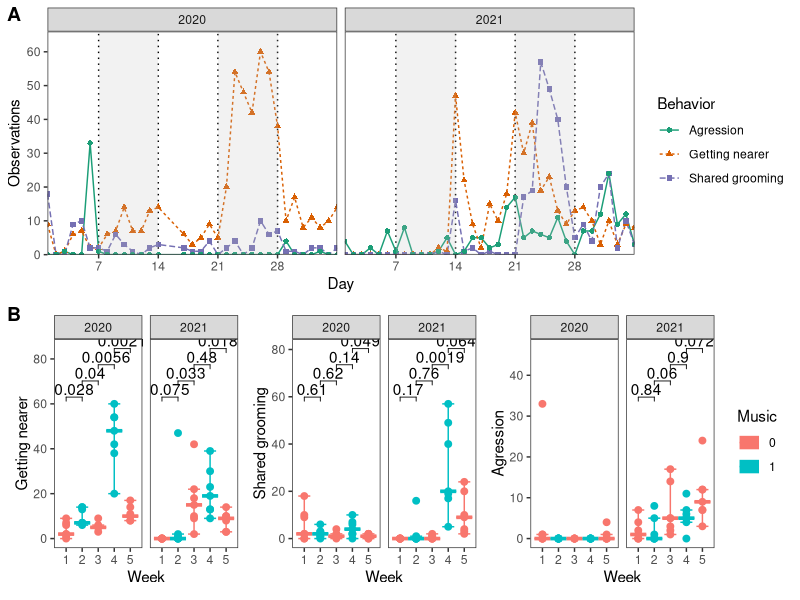

R code for this plot:
#Load libraries. Install them with install.packages() if not found
library("ggplot2")
library("patchwork")
library("tidyverse")
library("ggpubr")

#Read data
readfile <- read.csv("rooks.csv", row.names = 1,sep=";",header=F)
obs<-as.data.frame(t(readfile))
obs$Music <- as.factor(obs$Music)
obs$Year <- as.factor(obs$Year)

#Reshape and filter
obs_l <- pivot_longer(obs, -c(Day, Week, Year, Music), values_to = "Observations", names_to = "Behavior")
social <- c("Getting nearer", "Shared grooming", "Agression")
auto <- c ("Beak cleaning", "Grooming", "Eating")
exploration <- c("Hopping", "Pecking objects")
obs_social <- filter(obs_l, Behavior %in% social)
obs_auto <- filter(obs_l, Behavior %in% auto)
obs_explor <- filter(obs_l, Behavior %in% exploration)

#Line graphs by day
weeks <- c(0, 7.5, 14.5, 21.5, 28.5, 35)
social1 <- ggplot(obs_social, aes(x = Day, y = Observations)) + 
    scale_x_continuous(breaks = seq(0,34, by = 7), expand = c(0, 0)) + scale_y_continuous(n.breaks = 10, expand = expansion(mult = c(0, .1))) +
	geom_line(aes(linetype = Behavior, color = Behavior)) +
	geom_point(aes(shape = Behavior, color = Behavior)) +
	scale_color_brewer(palette = "Dark2") +
	annotate (geom = "rect", xmin =7, ymin = -Inf, xmax = 14, ymax = Inf, alpha =0.2, fill = "gray") + 
	annotate (geom = "rect", xmin =21, ymin = -Inf, xmax = 28, ymax = Inf, alpha =0.2, fill = "gray") + 
    facet_grid (.~Year) +
    theme_bw() +
    theme(panel.grid.minor = element_blank(), panel.grid.major.y = element_blank(), panel.grid.major.x = element_line(linetype = "dotted", color = "black"))

#Points
show_tests = list(c(1,2), c(2,3), c(3,4), c(4,5))
social_p1 <- ggplot(obs, aes(group = Week, x = Week, y = `Getting nearer`, fill = Music)) + 
	geom_point(aes(color = Music), size = 2, shape = 21, show.legend = FALSE) +
	stat_summary(aes(color = Music), fun = median, fun.min = median, fun.max = median, geom = "crossbar", width = 1, show.legend = FALSE) +
	stat_boxplot(aes(color = Music), geom = "errorbar", width = 0.75, show.legend = FALSE) +
	stat_compare_means(comparisons = show_tests) +
	facet_grid (.~Year) +
	theme_bw() +
    theme(panel.grid.minor = element_blank(), panel.grid.major.y = element_blank(), panel.grid.major.x = element_blank())
	
social_p2 <- ggplot(obs, aes(group = Week, x = Week, y = `Shared grooming`, fill = Music)) + 
	geom_point(aes(color = Music), size = 2, shape = 21, show.legend = FALSE) +
	stat_summary(aes(color = Music), fun = median, fun.min = median, fun.max = median, geom = "crossbar", width = 1, show.legend = FALSE) +
	stat_boxplot(aes(color = Music), geom = "errorbar", width = 0.75, show.legend = FALSE) +
	stat_compare_means(comparisons = show_tests) +
	facet_grid (.~Year) +
	theme_bw() +
    theme(panel.grid.minor = element_blank(), panel.grid.major.y = element_blank(), panel.grid.major.x = element_blank())
  
social_p3 <- ggplot(obs, aes(group = Week, x = Week, y = `Agression`, fill = Music)) + 
	geom_point(aes(color = Music), size = 2, shape = 21) +
	stat_summary(aes(color = Music), fun = median, fun.min = median, fun.max = median, geom = "crossbar", width = 1) +
	stat_boxplot(aes(color = Music), geom = "errorbar", width = 0.75) +
	stat_compare_means(comparisons = show_tests) +
	facet_grid (.~Year) +
	theme_bw() +
	theme(panel.grid.minor = element_blank(), panel.grid.major.y = element_blank(), panel.grid.major.x = element_blank())

social2 <- social_p1 + social_p2 + social_p3

figure <- ggarrange(social1, social2, labels = c("A", "B"), ncol =1, nrow =2)
ggsave("social.pdf", width = 20, height = 20)  
